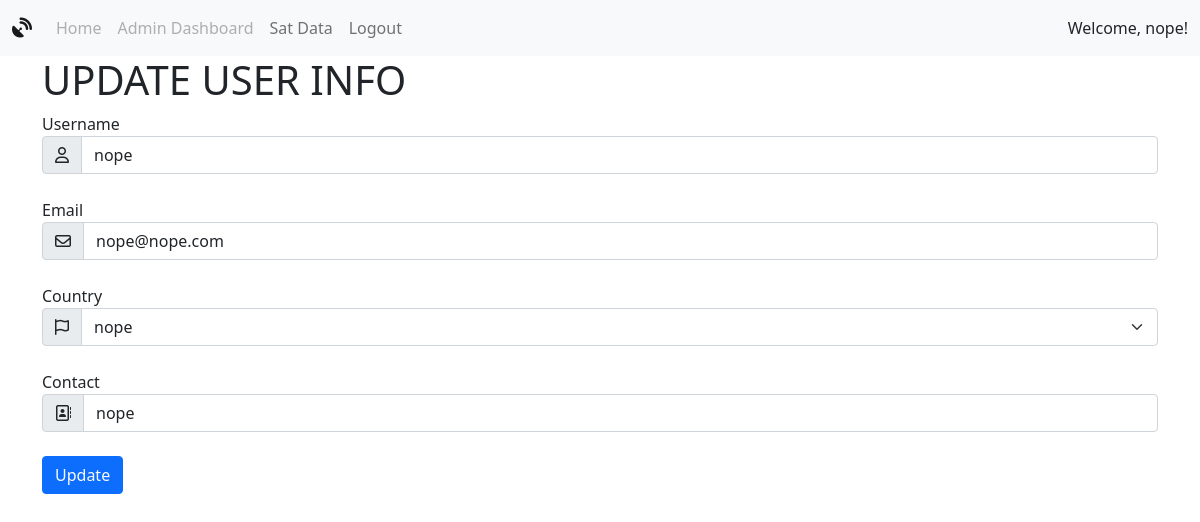
/edituser.php?updatebutton=22 (signed in), run on an earlier commit of the app's database.
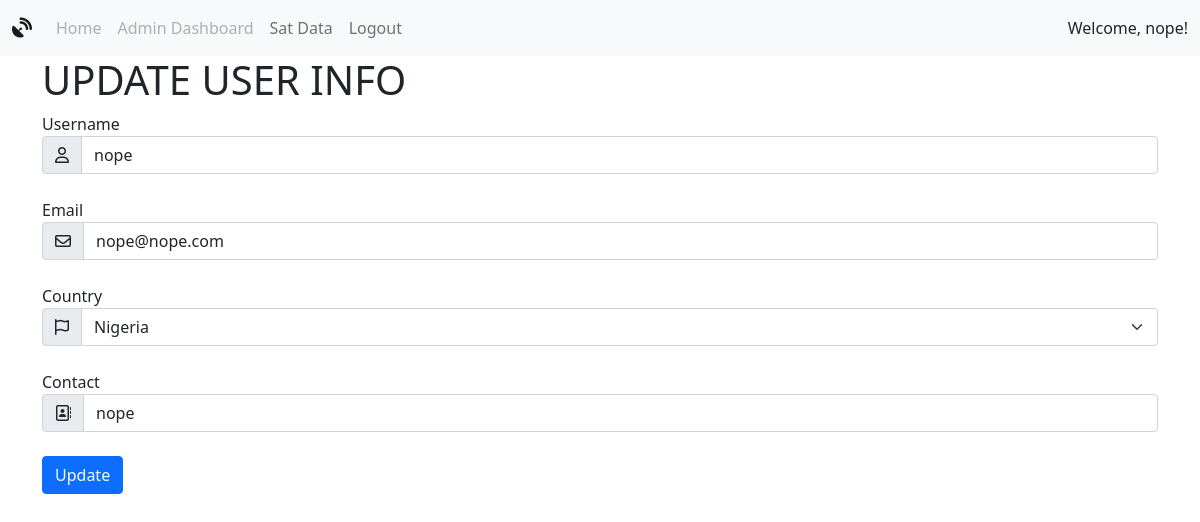
And on a later commit of the database.
### tables this page shows
CREATE TABLE `users` (
  `idUsers` int(11) NOT NULL,
  `usernameUsers` tinytext NOT NULL,
  `emailUsers` tinytext NOT NULL,
  `passwordUsers` varchar(255) NOT NULL,
  `countryUsers` tinytext NOT NULL,
  `contactUsers` tinytext NOT NULL
);

### includes/classautoloader.inc.php (called while the page is built, shortened)
<?php
function myAutoLoader($className) {
    $url = $_SERVER['HTTP_HOST'].$_SERVER['REQUEST_URI'];
    if (strpos($url,'includes') !== false) {
        $path = '../classes/';
    } else {
        $path = 'classes/';
    }
    $extension = '.class.php';
}

### classes/dbh.class.php (called while the page is built)
<?php
 class Dbh {
     private $host = 'localhost';
     private $user = 'root';
     private $pwd = '';
     private $dbName = 'satdata';
     protected function connect() {
         $dsn = 'mysql:host='. $this->host .';dbname=' . $this->dbName;
         $pdo = new PDO($dsn,$this->user,$this->pwd);
         $pdo->setAttribute(PDO::ATTR_DEFAULT_FETCH_MODE,PDO::FETCH_ASSOC);
         return $pdo;
     }
 }

### classes/users.class.php (called while the page is built, shortened)
<?php
class Users extends Dbh {
    protected function getOneUser($id) {
        $sql = "SELECT * FROM users WHERE idUsers = ?";
        $stmt = $this->connect()->prepare($sql);
        $stmt->execute([$id]);
        $results = $stmt->fetchAll();
        return $results;
    }
}

### classes/usersview.class.php (called while the page is built, shortened)
<?php
class UsersView extends Users {
    public function showOneUser($id) {
        $results = $this->getOneUser($id);
        return $results;
    }
}

### edituser.php (the view, shortened to what this page needs)
<?php
include_once 'includes/classautoloader.inc.php';
include_once 'header.php';
if (isset($_GET['updatebutton'])) {
    $id = $_GET['updatebutton'];
    $showUsersObj = new UsersView();
    $results = $showUsersObj-> showOneUser($id);
    $username = $results[0]['usernameUsers'];
    $email = $results[0]['emailUsers'];
    $country = $results[0]['countryUsers'];
    $contact = $results[0]['contactUsers'];
}
?>
<div class="container">
  <h1>UPDATE USER INFO</h1>
  <form class="" method="post">
    <p class = "my-0">Username</p>
    <div class="input-group flex-nowrap my-4 mt-0">
      <span class="input-group-text"><i class="far fa-user"></i></span>
      <input type="text" class="form-control" name= "upusername" value = <?php echo $username ?>>
    </div>
    <p class = "my-0">Email</p>
    <div class="input-group flex-nowrap my-4 mt-0">
      <span class="input-group-text"><i class="far fa-envelope"></i></span>
      <input type="text" class="form-control" name= "upemail" value = <?php echo $email ?>>
    </div>
    <p class = "my-0">Country</p>
    <div class="input-group flex-nowrap my-4 mt-0">
      <span class="input-group-text"><i class="far fa-flag"></i></span>
      <select class="form-select" name= "upcountry" value ="">
            <option selected><?php echo $country ?></option>
          </select>
    </div>
    <p class = "my-0">Contact</p>
    <div class="input-group flex-nowrap my-4 mt-0">
      <span class="input-group-text"><i class="far fa-address-book"></i></span>
      <input type="text" class="form-control" name= "upcontact" value = <?php echo $contact ?>>
    </div>
    <button type="submit" class="btn btn-primary text-light" name="updateuser-button">Update</button>
    </div>

What changed in the data, as far as the page shows it:
changed users "nope": upcountry "nope" → "Nigeria"
